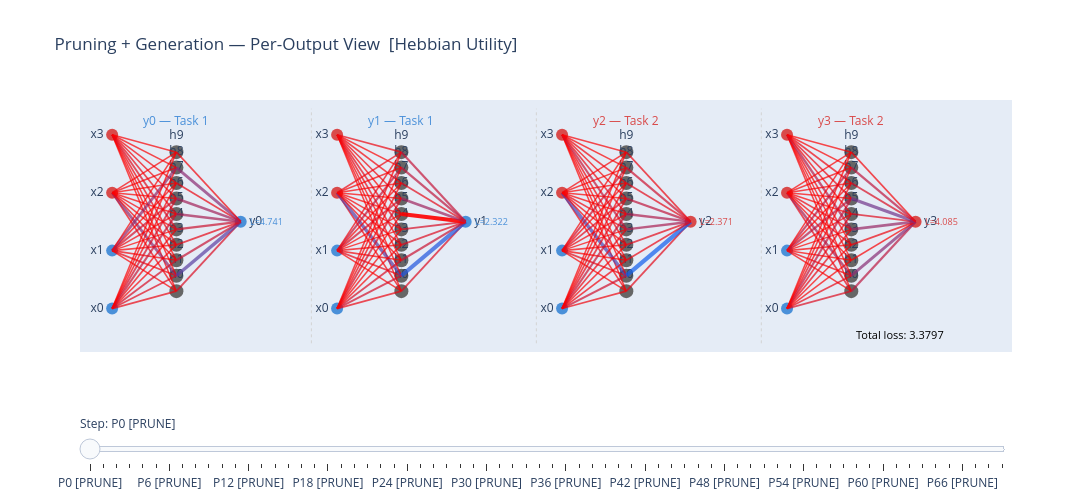

The code cell stored with this chart in its notebook:
### Code cell
def plot_diagram_per_output(snapshots, color_mode='hebbian'):
    """Like plot_diagram but split into one panel per output, showing only
    the connections that feed into that output.

    color_mode: 'utility' | 'hebbian'
      - 'utility'  : edges coloured by per-output fractional propagated utility
      - 'hebbian'  : edges coloured by per-output auxiliary Hebbian utility
    """
    n_active_units = max(int(s['M_in'].any(axis=1).sum()) for s in snapshots)
    input_y  = np.linspace(0, 1, INPUT_DIM)
    hidden_y = np.array([0.5]) if n_active_units <= 1 else np.linspace(0.1, 0.9, N_HIDDEN_MAX)
    out_y_pos = 0.5

    def _per_output_u_in(u_in, u_out):
        """(H,I),(O,H) -> (O,H,I): apportion u_in to each output via u_out fractions."""
        u_hidden = u_out.sum(axis=0)  # (H,)
        return u_in[None, :, :] * u_out[:, :, None] / np.maximum(u_hidden[None, :, None], 1e-10)

    all_utils = []
    for s in snapshots:
        u_out = s['U_out'] * s['M_out']
        mask_in = s['M_in'] > 0
        src_in  = s['A_in']  if color_mode == 'hebbian' else s['U_in']
        src_out = s['A_out'] if color_mode == 'hebbian' else u_out
        u_in_po = _per_output_u_in(src_in * s['M_in'], u_out)
        all_utils.extend(u_in_po[:, mask_in].flatten().tolist())
        all_utils.extend((src_out * s['M_out'])[s['M_out'] > 0].tolist())
    vmin, vmax = 0, np.percentile(all_utils, 95) if all_utils else 1

    PANEL_W = 3.5

    frames = []
    for snap in snapshots:
        M_in_s, M_out_s = snap['M_in'], snap['M_out']
        U_in_s, U_out_s = snap['U_in'], snap['U_out']
        A_in_s  = snap.get('A_in',  np.zeros_like(snap['W_in']))
        A_out_s = snap.get('A_out', np.zeros_like(snap['W_out']))
        u_out_masked = U_out_s * M_out_s

        # Per-output color arrays for input→hidden edges: (O, H, I)
        src_in = A_in_s if color_mode == 'hebbian' else U_in_s
        C_in_po_s = _per_output_u_in(src_in * M_in_s, u_out_masked)

        # Always compute both for hover text
        U_in_po_s = _per_output_u_in(U_in_s * M_in_s, u_out_masked)
        A_in_po_s = _per_output_u_in(A_in_s * M_in_s, u_out_masked)

        alpha_in_s  = snap.get('alpha_in',  np.zeros_like(snap['W_in']))
        alpha_out_s = snap.get('alpha_out', np.zeros_like(snap['W_out']))
        W_in_s, W_out_s = snap['W_in'], snap['W_out']
        pruned_is_out = snap['pruned_is_output']
        pruned_idx    = snap['pruned_local_idx']

        shapes, hover_x, hover_y, hover_text = [], [], [], []
        panel_node_x, panel_node_y = [], []

        for j in range(OUTPUT_DIM):
            x0 = j * PANEL_W
            connected_hidden = {k for k in range(N_HIDDEN_MAX) if M_out_s[j, k]}
            connected_inputs  = {i for k in connected_hidden
                                   for i in range(INPUT_DIM) if M_in_s[k, i]}

            panel_node_x.append([x0   if i in connected_inputs  else None for i in range(INPUT_DIM)])
            panel_node_x.append([x0+1 if k in connected_hidden else None for k in range(N_HIDDEN_MAX)])
            panel_node_x.append([x0+2])
            panel_node_y.append(input_y.tolist())
            panel_node_y.append(hidden_y.tolist())
            panel_node_y.append([out_y_pos])

            for k in sorted(connected_hidden):
                # ── input → hidden edges ────────────────────────────────
                for i in range(INPUT_DIM):
                    if not M_in_s[k, i]: continue
                    c      = float(C_in_po_s[j, k, i])
                    u_fp   = float(U_in_po_s[j, k, i])
                    a_hebb = float(A_in_po_s[j, k, i])
                    w      = float(W_in_s[k, i])
                    alpha  = float(alpha_in_s[k, i])
                    norm_u = min(max((c - vmin) / max(vmax - vmin, 1e-10), 0), 1)
                    color  = f'rgba({int(255*(1-norm_u))},{int(100*norm_u)},{int(255*norm_u)},0.7)'
                    width  = 1.5 + 3 * norm_u
                    is_pruned = (pruned_is_out is not None and not pruned_is_out
                                 and pruned_idx == k * INPUT_DIM + i)
                    if is_pruned: color, width = 'rgba(255,0,0,0.9)', 4
                    shapes.append(dict(type='line',
                                       x0=x0, y0=float(input_y[i]),
                                       x1=x0+1, y1=float(hidden_y[k]),
                                       line=dict(color=color, width=width)))
                    hover_x.append(x0+0.5)
                    hover_y.append(0.5*(float(input_y[i])+float(hidden_y[k])))
                    hover_text.append(
                        f'y{j}: in[{k},{i}] w={w:.4f} u_fp={u_fp:.4f} hebb={a_hebb:.4f} alpha={alpha:.4e}')

                # ── hidden → output edge ────────────────────────────────
                u_out_val  = float(U_out_s[j, k])
                a_hebb_out = float(A_out_s[j, k])
                c_out      = a_hebb_out if color_mode == 'hebbian' else u_out_val
                w      = float(W_out_s[j, k])
                alpha  = float(alpha_out_s[j, k])
                norm_u = min(max((c_out - vmin) / max(vmax - vmin, 1e-10), 0), 1)
                color  = f'rgba({int(255*(1-norm_u))},{int(100*norm_u)},{int(255*norm_u)},0.7)'
                width  = 1.5 + 3 * norm_u
                is_pruned = (pruned_is_out is not None and pruned_is_out
                             and pruned_idx == j * N_HIDDEN_MAX + k)
                if is_pruned: color, width = 'rgba(255,0,0,0.9)', 4
                shapes.append(dict(type='line',
                                   x0=x0+1, y0=float(hidden_y[k]),
                                   x1=x0+2, y1=out_y_pos,
                                   line=dict(color=color, width=width)))
                hover_x.append(x0+1.5)
                hover_y.append(0.5*(float(hidden_y[k])+out_y_pos))
                hover_text.append(
                    f'y{j}: out[{j},{k}] w={w:.4f} u={u_out_val:.4f} hebb={a_hebb_out:.4f} alpha={alpha:.4e}')

        loss_annots = []
        pol = snap['per_output_loss']
        for j in range(OUTPUT_DIM):
            x0   = j * PANEL_W
            task = j // N_OUTPUTS_PER_TASK
            c    = '#4a90d9' if task == 0 else '#d94a4a'
            loss_annots.append(dict(x=x0+2.4, y=out_y_pos, text=f'L={pol[j]:.3f}',
                                    showarrow=False, font=dict(size=9, color=c)))
        cx = (OUTPUT_DIM * PANEL_W - PANEL_W / 2)
        loss_annots.append(dict(x=cx, y=-0.15,
                                text=f'Total loss: {snap["total_loss"]:.4f}',
                                showarrow=False, font=dict(size=11, color='black')))
        if snap.get('event'):
            loss_annots.append(dict(x=cx, y=1.12, text=snap['event'],
                                    showarrow=False, font=dict(size=11, color='green')))

        label = f'P{snap["prune_step"]}'
        label += ' [PRUNE]' if snap['is_prune_frame'] else f'.{snap["sub_step"]+1}'
        frames.append((shapes, hover_x, hover_y, hover_text,
                       loss_annots, label, panel_node_x, panel_node_y))

    # ── Build figure ────────────────────────────────────────────────────────
    fig = go.Figure()
    colors_in = ['#4a90d9'] * N_INPUTS_PER_TASK + ['#d94a4a'] * N_INPUTS_PER_TASK

    init_pnx, init_pny = frames[0][6], frames[0][7]
    for j in range(OUTPUT_DIM):
        task      = j // N_OUTPUTS_PER_TASK
        out_color = '#4a90d9' if task == 0 else '#d94a4a'
        fig.add_trace(go.Scatter(
            x=init_pnx[j*3], y=init_pny[j*3], mode='markers+text',
            marker=dict(size=12, color=colors_in),
            text=[f'x{i}' for i in range(INPUT_DIM)],
            textposition='middle left', showlegend=False, hoverinfo='skip'))
        fig.add_trace(go.Scatter(
            x=init_pnx[j*3+1], y=init_pny[j*3+1], mode='markers+text',
            marker=dict(size=14, color=['#666']*N_HIDDEN_MAX),
            text=[f'h{k}' for k in range(N_HIDDEN_MAX)],
            textposition='top center', showlegend=False, hoverinfo='skip'))
        fig.add_trace(go.Scatter(
            x=init_pnx[j*3+2], y=init_pny[j*3+2], mode='markers+text',
            marker=dict(size=12, color=[out_color]),
            text=[f'y{j}'],
            textposition='middle right', showlegend=False, hoverinfo='skip'))

    fig.add_trace(go.Scatter(x=frames[0][1], y=frames[0][2], mode='markers',
        marker=dict(size=15, opacity=0), text=frames[0][3],
        hoverinfo='text', showlegend=False))

    base_annots = []
    base_shapes = []
    for j in range(OUTPUT_DIM):
        x0   = j * PANEL_W
        task = j // N_OUTPUTS_PER_TASK
        c    = '#4a90d9' if task == 0 else '#d94a4a'
        base_annots.append(dict(x=x0+1, y=1.08, text=f'y{j} — Task {task+1}',
                                showarrow=False, font=dict(color=c, size=12)))
        if j > 0:
            base_shapes.append(dict(type='line',
                                    x0=x0-0.4, y0=-0.2, x1=x0-0.4, y1=1.15,
                                    line=dict(color='lightgray', width=1, dash='dot')))

    fig.update_layout(shapes=base_shapes + frames[0][0],
                      annotations=base_annots + frames[0][4])

    node_text_static = []
    for j in range(OUTPUT_DIM):
        node_text_static += [
            [f'x{i}' for i in range(INPUT_DIM)],
            [f'h{k}' for k in range(N_HIDDEN_MAX)],
            [f'y{j}'],
        ]

    steps = []
    for sh, hx, hy, ht, la, lbl, pnx, pny in frames:
        steps.append(dict(
            method='update',
            args=[{'x': pnx + [hx], 'y': pny + [hy],
                   'text': node_text_static + [ht]},
                  {'shapes': base_shapes + sh,
                   'annotations': base_annots + la}],
            label=lbl))

    color_label = 'Hebbian Utility' if color_mode == 'hebbian' else 'Fractional Propagated Utility'
    fig.update_layout(
        sliders=[dict(active=0, currentvalue=dict(prefix='Step: '),
                      steps=steps, pad=dict(t=60))],
        title=f'Pruning + Generation — Per-Output View  [{color_label}]',
        xaxis=dict(range=[-0.5, OUTPUT_DIM*PANEL_W], showgrid=False,
                   zeroline=False, showticklabels=False),
        yaxis=dict(range=[-0.25, 1.2], showgrid=False,
                   zeroline=False, showticklabels=False),
        height=500, width=max(950, 300*OUTPUT_DIM))
    return fig

fig2 = plot_diagram_per_output(snapshots)
ts = datetime.now().strftime("%Y%m%d_%H%M%S")
fig2.write_html(f"./plots/plot_per_output_{ts}.html")
fig2.show()
